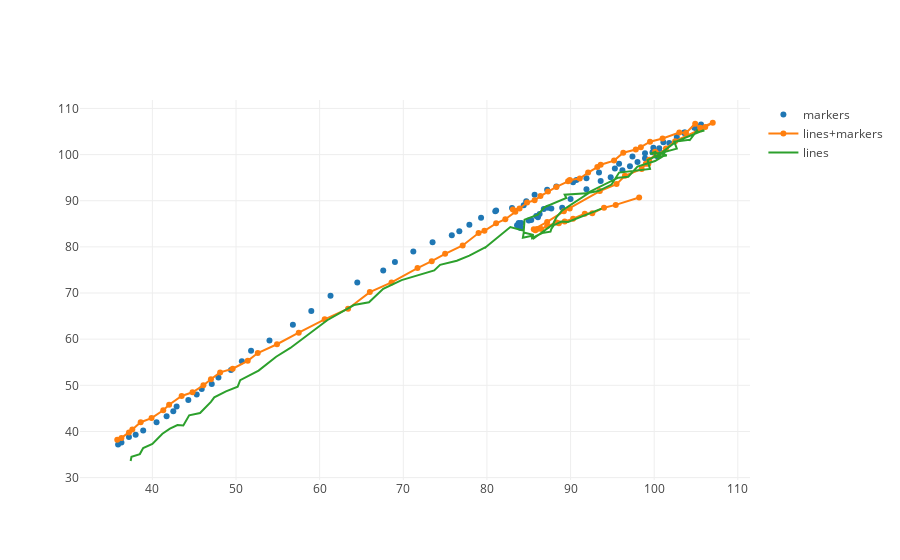

Notebook source saved alongside this figure:
### Code cell
hp = np.array(hpi)
x1 = hp[:,1]
y1 = hp[:,2]
x2 = hp[:,3]
y2 = hp[:,4]
x3 = hp[:,5]
y3 = hp[:,6]

# Create traces
trace0 = go.Scatter(
    x = x1,
    y = y1,
    mode = 'markers',
    name = 'markers'
)
trace1 = go.Scatter(
    x = x2,
    y = y2,
    mode = 'lines+markers',
    name = 'lines+markers'
)
trace2 = go.Scatter(
    x = x3,
    y = y3,
    mode = 'lines',
    name = 'lines'
)

data = [trace0, trace1, trace2]
py.iplot(data, filename='scatter1')
#plot_url = py.plot(data, filename='scatter1.html')
